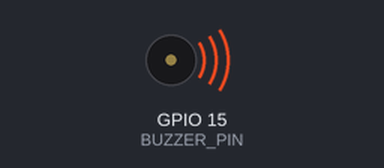
Bench run of a program on a simulated ESP32 board running MicroPython. On the bench: buzzer (waves = sounding, pin HIGH).

Above: at 2.0 s.
At 5.0 s:
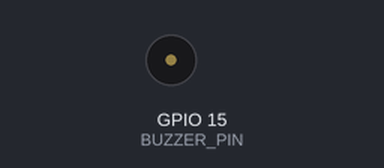
Timing chart, 0 to 7.8 s (numbered marks = the images above):
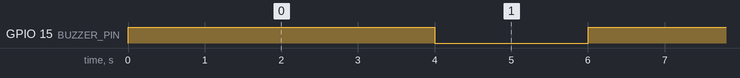

The program:

KY012_Active_Buzzer.py
```python
import machine
import time

BUZZER_PIN = machine.Pin(15, machine.Pin.OUT)

while True:
    BUZZER_PIN.value(1)  # Turn buzzer on
    time.sleep(4)        # Wait for 4 seconds
    BUZZER_PIN.value(0)  # Turn buzzer off
    time.sleep(2)        # Wait for 2 seconds
```

Measured:
- by itself, GPIO 15 (BUZZER_PIN): alternates HIGH for 4.0 s and LOW for 2.0 s
